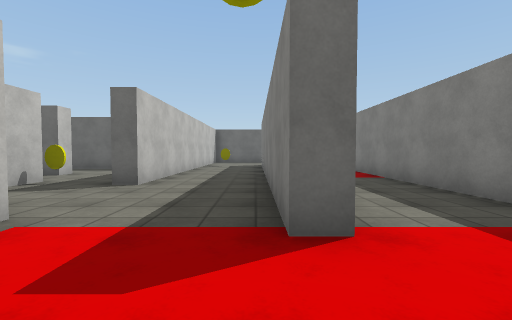
view 1 (above)

24 first-person views from a walk through a Unity game level. The camera is 1.3 m above the floor, tilts 2° down and sees 90° across. The floor is counted in squares, 2 m on a side. Each view is taken from the middle of a square. On the plan, view 1 faces up. The plan holds only what a view shows up to about 9 squares ahead; the rest is blank. The player character is not drawn. Surface patterns are stand-ins for the level's own textures.

view 2
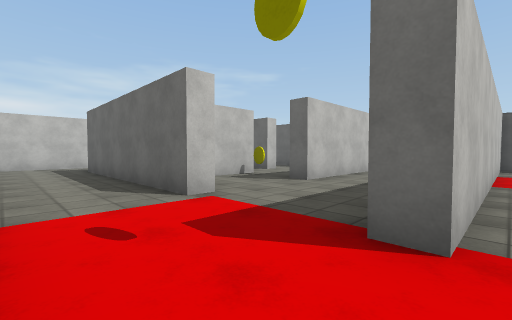

view 3
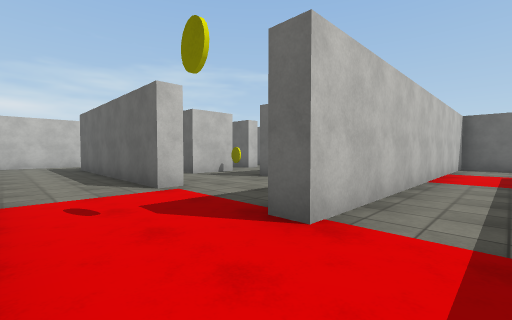

view 4
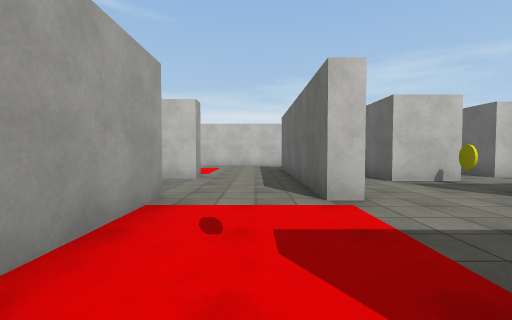

view 5
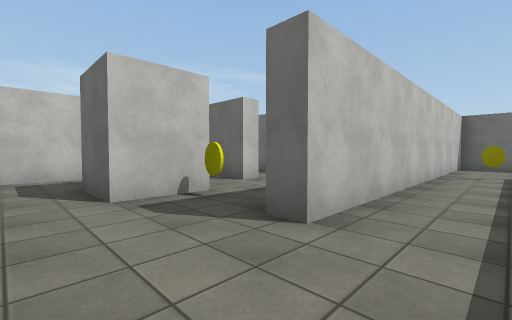

view 6
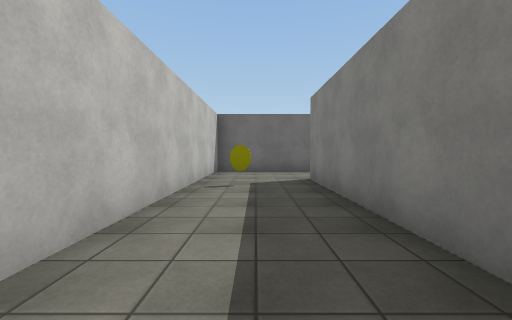

view 7
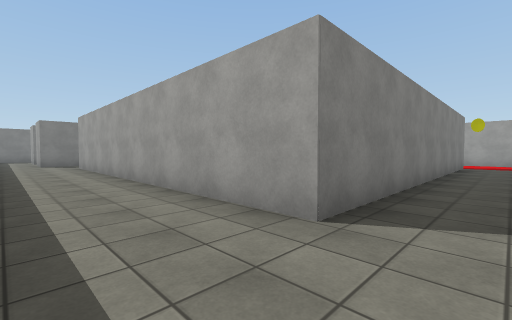

view 8
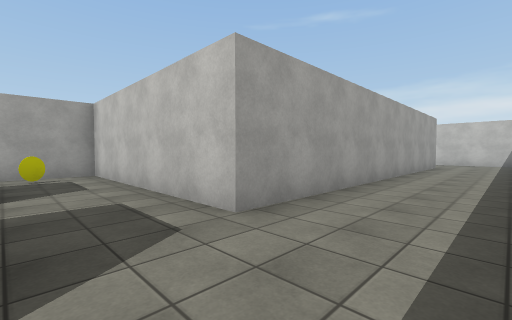

view 9
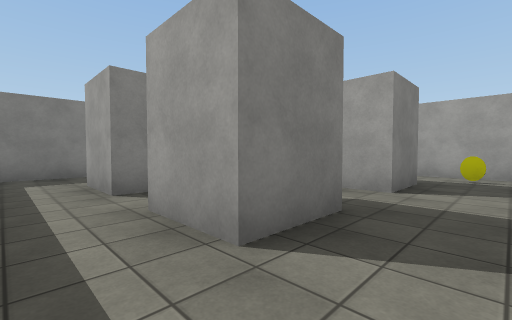

view 10
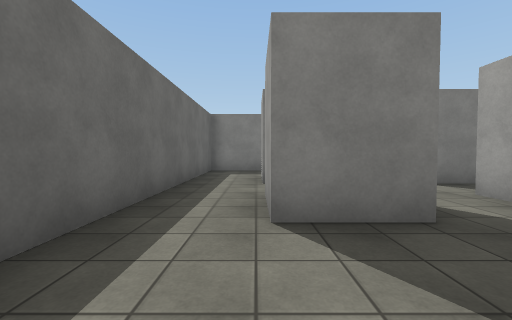

view 11
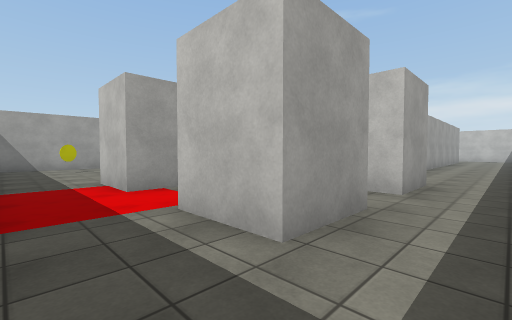

view 12
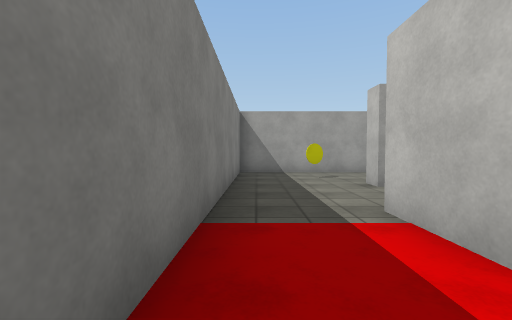

view 13
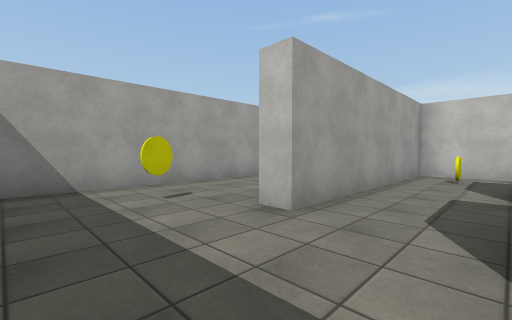

view 14
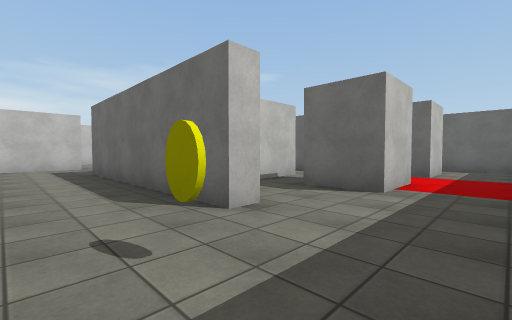

view 15
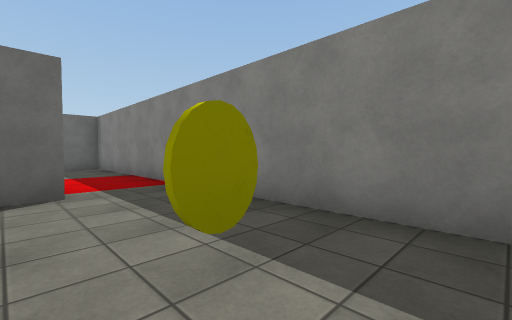

view 16
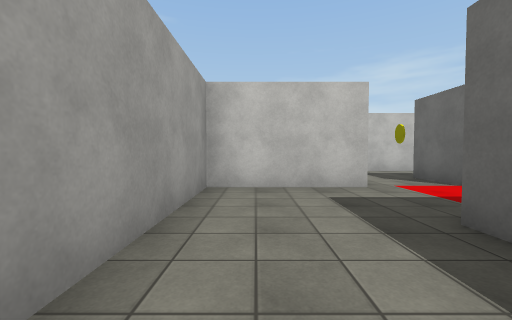

view 17
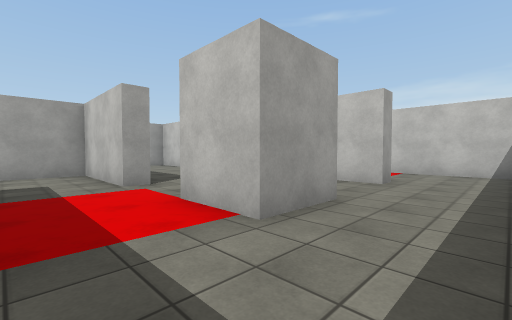

view 18
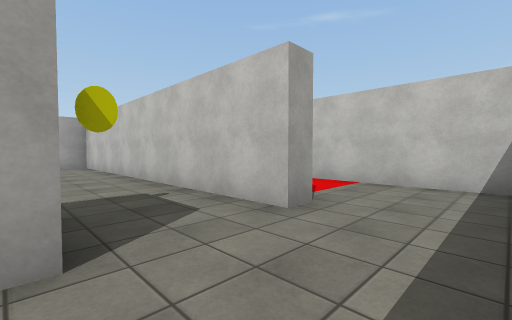

view 19
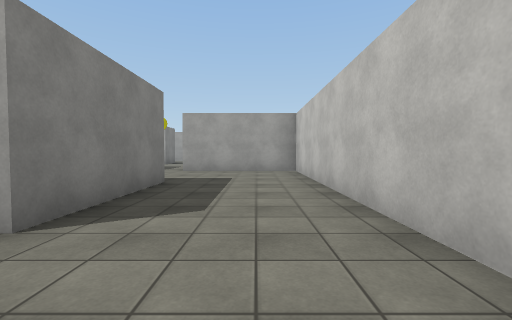

view 20
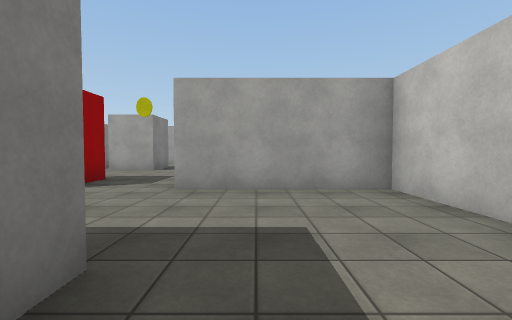

view 21
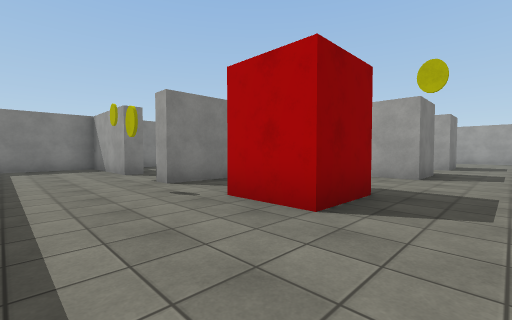

view 22
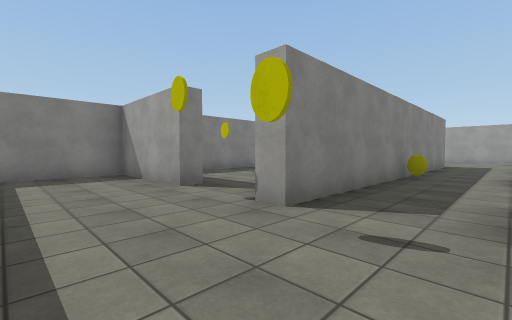

view 23
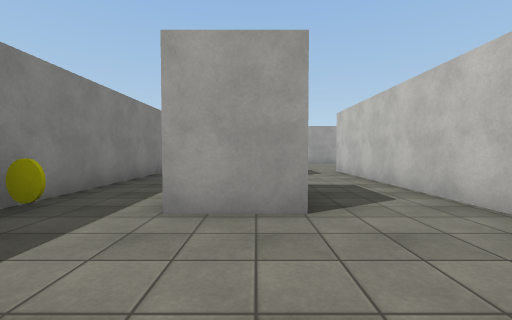

view 24
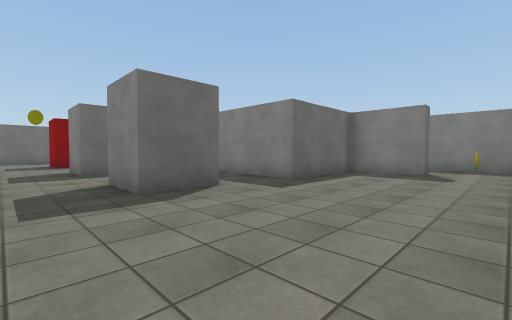

### Floor plan
Ten units are one square. View 1 is at (0, 0); x grows to the right and y downward. Boxes are objects, and circles mark ways between rooms. Rooms are numbered by the first view taken in them; rooms with no view inside come last. Other rooms are left out.
<svg viewBox="-55 -150 245 290">
<path fill="none" stroke="#000" d="M-26 3 -2 3M-23 -25 -23 -19 -45 -19M7 -19 3 -19M-50 3 -50 12M32 -31 32 -82M31 -92 37 -92M20 -115 7 -115 7 -19M165 -31 185 -31M185 -34 185 -145 114 -145M9 -145 -23 -145 -23 -49M3 -19 3 -119 103 -119 103 -63 158 -63 158 -58M74 45 74 104M69 -25 69 -60 74 -60 74 -31 112 -31M154 10 154 3 185 3 185 -20M130 -31 165 -31M158 -58 98 -58M37 -92 37 3 75 3M165 124 160 124 160 103 129 103 129 3 134 3"/>
<rect x="-15" y="-115" width="10" height="10" fill="#bbb"><title>yellow coin</title></rect>
<rect x="115" y="-75" width="10" height="10" fill="#bbb"><title>yellow coin</title></rect>
<rect x="125" y="-95" width="10" height="10" fill="#bbb"><title>pillar</title></rect>
<rect x="125" y="-125" width="10" height="10" fill="#bbb"><title>pillar</title></rect>
<rect x="145" y="-95" width="20" height="10" fill="#bbb"><title>pillar</title></rect>
<rect x="145" y="-125" width="20" height="10" fill="#bbb"><title>pillar</title></rect>
<rect x="165" y="-55" width="10" height="10" fill="#bbb"><title>yellow coin</title></rect>
<rect x="55" y="-95" width="20" height="20" fill="#bbb"><title>pillar</title></rect>
<rect x="95" y="85" width="20" height="20" fill="#bbb"><title>pillar</title></rect>
<rect x="95" y="45" width="20" height="20" fill="#bbb"><title>pillar</title></rect>
<rect x="95" y="5" width="20" height="10" fill="#bbb"><title>red pillar</title></rect>
<circle cx="0" cy="-5" r="3" fill="#2a7"/>
<circle cx="-15" cy="-20" r="3" fill="#2a7"/>
<circle cx="30" cy="-105" r="3" fill="#2a7"/>
<circle cx="155" cy="-45" r="3" fill="#2a7"/>
<text x="-20" y="-10">1</text>
<text x="20" y="-60">2</text>
<text x="110" y="-100">3</text>
<text x="90" y="20">4</text>
</svg>
Room 1 opens to room 2. Room 1 opens to room 3. Room 2 opens to room 4. Room 3 opens to room 4.

Where each view was taken, in squares from view 1:
view 1: 0 up, 0 right, facing up
view 2: 0 up, 1 right, facing up-left
view 3: 0 up, 2 right, facing up-left
view 4: 1 up, 1 right, facing left
view 5: 3 up, 1 left, facing up-left
view 6: 6 up, 1 left, facing up
view 7: 14 up, 1 left, facing down-right
view 8: 14 up, 12 right, facing down-left
view 9: 14 up, 11 right, facing down-right
view 10: 13 up, 10 right, facing right
view 11: 14 up, 18 right, facing down-left
view 12: 11 up, 18 right, facing down
view 13: 8 up, 18 right, facing down-left
view 14: 4 up, 18 right, facing up-left
view 15: 4 up, 16 right, facing up-right
view 16: 4 up, 12 right, facing left
view 17: 11 up, 9 right, facing down-left
view 18: 11 up, 6 right, facing down-left
view 19: 8 up, 5 right, facing down
view 20: 4 up, 6 right, facing down
view 21: 2 up, 8 right, facing down-right
view 22: 2 up, 11 right, facing down-right
view 23: 2 down, 10 right, facing down
view 24: 14 down, 8 right, facing up-right
